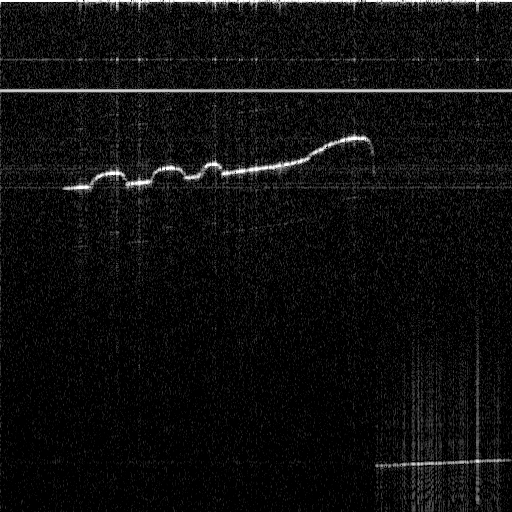
#> input picture mondea3d/foto1.png, 512 x 512 px; its folder holds 4 pictures in this run
$ python prueba2.py
#> lines starting #> are read from the running program, lines starting #| are printed output that depends on the picture
from skimage import io
import matplotlib.pyplot as plt
import numpy as np
import glob
import os

ruta_imagenes = "mondea3d/"
archivos = sorted(glob.glob(os.path.join(ruta_imagenes, "*.png")))
#image=io.imread("prueba-069-20250708-164958")

print("Cantidad de imágenes encontradas:", len(archivos))
print("Primer archivo:", archivos[0] if archivos else "Ninguno")

imagenes=[]
# 4. lee cada archivo y guarda en la lista
for archivo in archivos:
    img = io.imread(archivo, as_gray=True)  # leo la imagen como escala de grises (solo intensidades)
#> img is the input picture: shape (512, 512) uint16; min 0, max 65533, mean 3724.5
    imagenes.append(img)

volumen = np.stack(imagenes, axis=0)  # apilo las imágenes en un nuevo eje, a lo largo
print("Dimensiones del volumen:", volumen.shape)
#| Dimensiones del volumen: (4, 512, 512)

#hago los ejes xyz
Z, Y, X = np.indices(volumen.shape)
X = X.flatten()
Y = Y.flatten()
Z = Z.flatten()
C = volumen.flatten()  # intensidad de cada pixel


factor = 30 # toma 1 de cada 5 puntos para q no se me cuelgue
X = X[::factor]
Y = Y[::factor]
Z = Z[::factor]
C = C[::factor]
#uso librería matplotlib para grafico
from mpl_toolkits.mplot3d import Axes3D

fig = plt.figure(figsize=(10, 8))
ax = fig.add_subplot(111, projection='3d')
ax.scatter(X, Y, Z, c=C, cmap="viridis", marker="o", s=1) # scatter = diagrama de puntos


 #marco mis ejes
ax.set_xlabel("X")
ax.set_ylabel("Y")
ax.set_zlabel("Z")
plt.show()
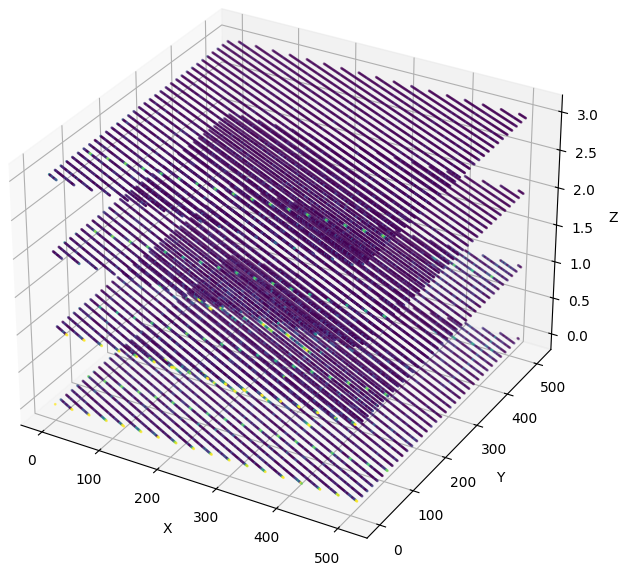
#> figure drawn by matplotlib, 1 panel
